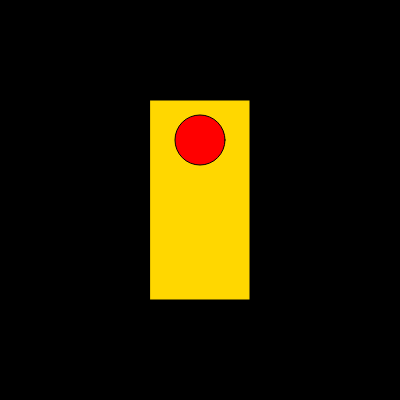
Frame 1 (no input)
Frame 60 (no input): identical to frame 1, image omitted
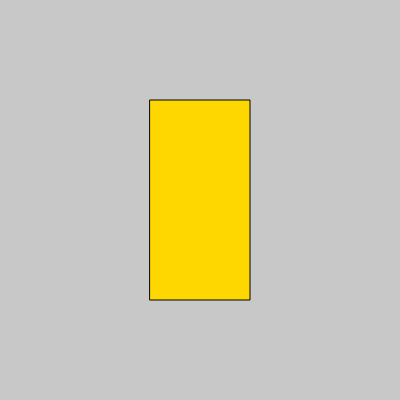
Frame 120 (the mouse pressed at the canvas centre since frame 60)

The p5.js sketch that drew these frames (run headless with seeded random() and noise() and a simulated clock; from frame 60 on, the mouse is pressed at the canvas centre):

// p5.js sketch
// ── sketch.js
var first;
var sec;
var third;
function setup() {
  createCanvas(400, 400);
  first = 150;
  sec = 210;
  third = 250;
}

function draw() {
  background(mouseY);
  
  fill(255, 215, 0);
  rect(150,100, 100, 200);
  

  
  if(mouseY <= first){
    fill(255,0,0);
    ellipse(height/2, 140, 50);
    }
  
  else if (mouseY >= sec && mouseY<= third){
    fill(255,255,0);
    ellipse(height/2, 200, 50);
  }
  
  else if (mouseY >= third){
    fill(0,255,0);
    ellipse(height/2, 260, 50);
  }
    
  else{
  	fill(255, 215, 0);
  }
  
  
  
}
